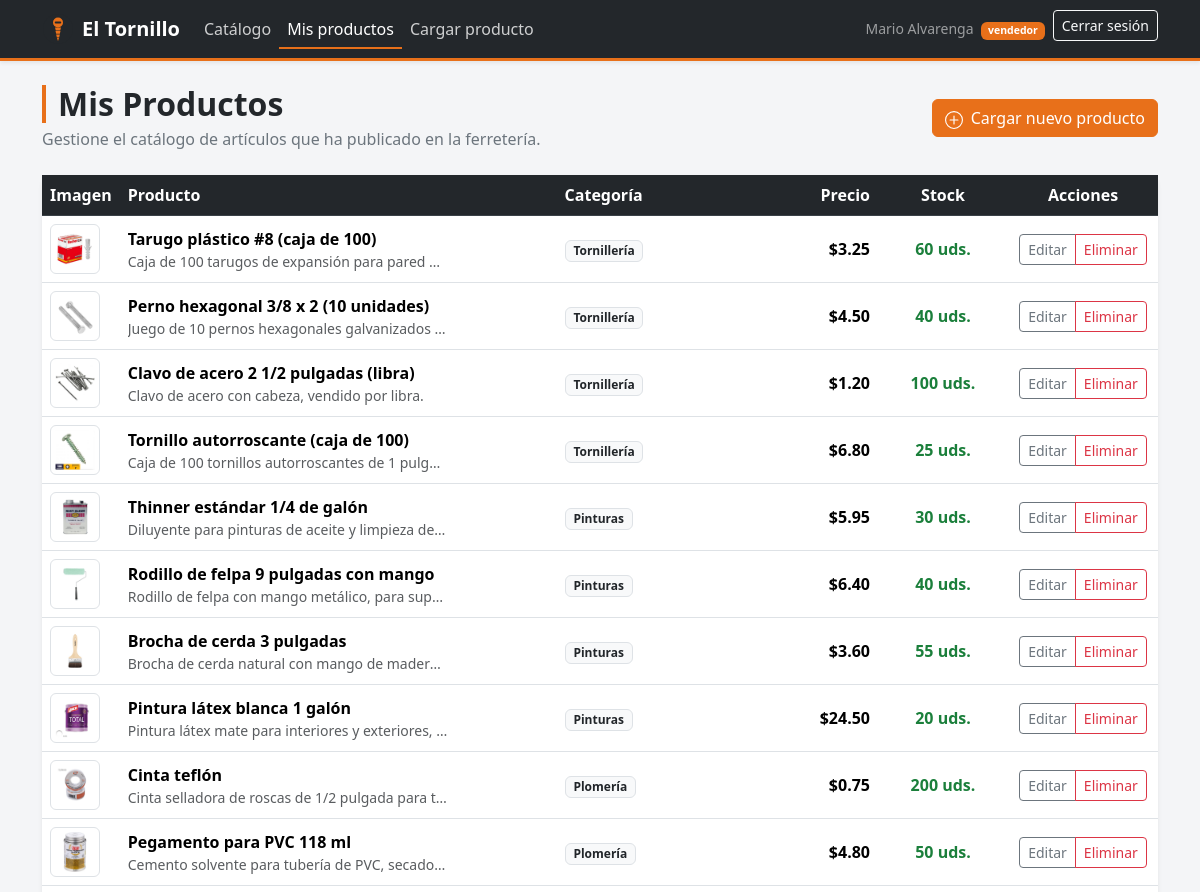
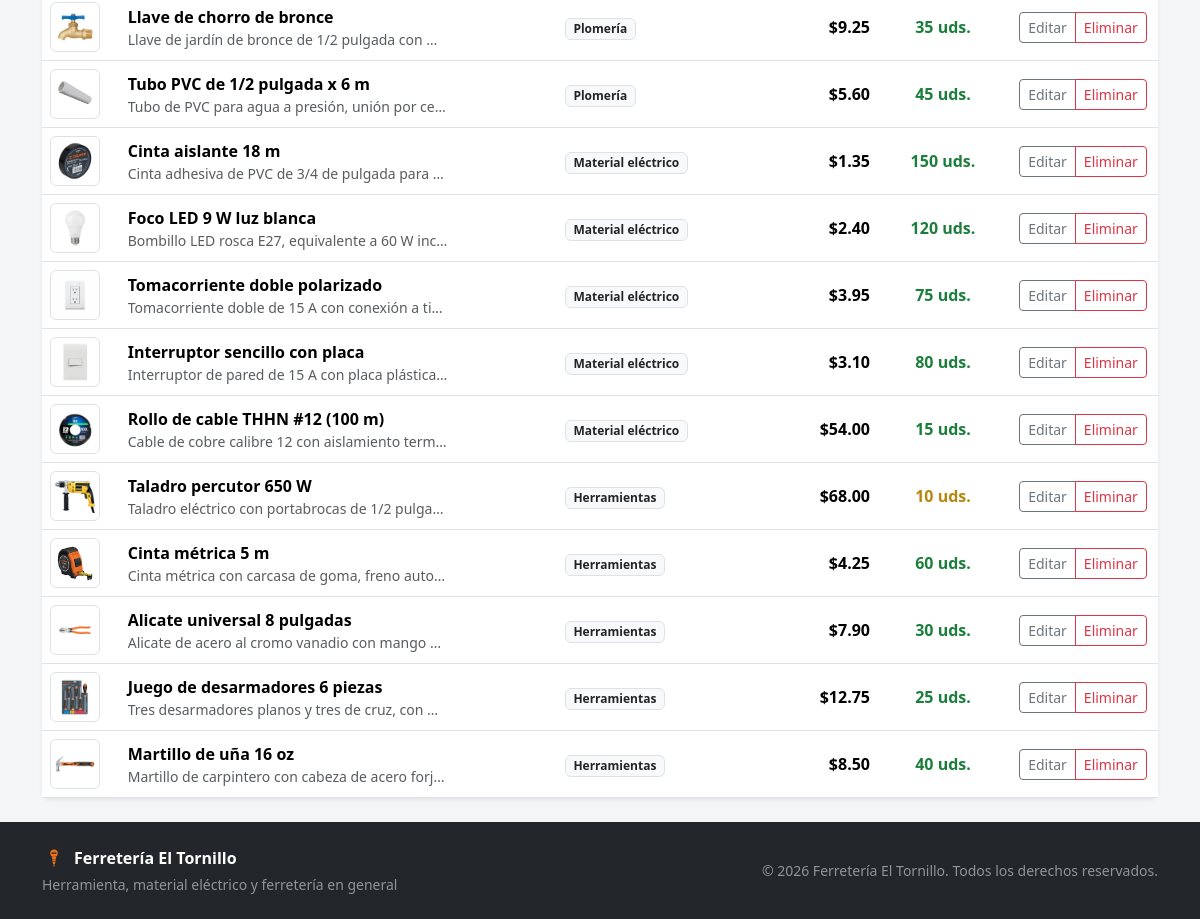
Screenshot of /vendedor/mis-productos.php (signed in) with the database file from the repository (2 pictures, top to bottom).
### tables this page shows
CREATE TABLE productos (
    id           INT UNSIGNED  NOT NULL AUTO_INCREMENT,
    vendedor_id  INT UNSIGNED  NULL,
    categoria_id INT UNSIGNED  NULL,
    nombre       VARCHAR(150)  NOT NULL,
    descripcion  TEXT          NULL,
    precio       DECIMAL(10,2) NOT NULL DEFAULT 0.00,
    stock        INT           NOT NULL DEFAULT 0,
    imagen       VARCHAR(255)  NULL,
    creado_en    DATETIME      NOT NULL DEFAULT CURRENT_TIMESTAMP,
    PRIMARY KEY (id),
    KEY idx_productos_vendedor (vendedor_id),
    KEY idx_productos_categoria (categoria_id),
    KEY idx_productos_nombre (nombre),
    CONSTRAINT fk_productos_vendedor
        FOREIGN KEY (vendedor_id) REFERENCES usuarios (id)
        ON DELETE SET NULL ON UPDATE CASCADE,
    CONSTRAINT fk_productos_categoria
        FOREIGN KEY (categoria_id) REFERENCES categorias (id)
        ON DELETE SET NULL ON UPDATE CASCADE
);

CREATE TABLE categorias (
    id     INT UNSIGNED NOT NULL AUTO_INCREMENT,
    nombre VARCHAR(80)  NOT NULL,
    PRIMARY KEY (id),
    UNIQUE KEY uk_categorias_nombre (nombre)
);

### includes/config.php (called while the page is built, shortened)
<?php
function e(?string $texto): string
{
    return htmlspecialchars((string) $texto, ENT_QUOTES | ENT_SUBSTITUTE, 'UTF-8');
}
function url(string $ruta = ''): string
{
    return BASE_URL . ltrim($ruta, '/');
}
function dinero($monto): string
{
    return '$' . number_format((float) $monto, 2, '.', ',');
}
function imagen_producto(?string $archivo, string $nombre = ''): string
{
    $imagen_catalogo = str_replace(['/', '\\'], '⁄', $nombre) . '.jpg';
    if (is_file(__DIR__ . '/../public/assets/catalog/' . $imagen_catalogo)) {
        return url('assets/catalog/' . rawurlencode($imagen_catalogo));
    }
    return IMG_SIN_FOTO;
}

### includes/auth.php (called while the page is built, shortened)
<?php
function esta_autenticado(): bool
{
    return isset($_SESSION['usuario_id'], $_SESSION['rol']);
}
function usuario_id(): ?int
{
    return esta_autenticado() ? (int) $_SESSION['usuario_id'] : null;
}

### public/vendedor/mis-productos.php (the view, shortened to what this page needs)
<?php
require_once __DIR__ . '/../../includes/auth.php';
$vendedor_id = usuario_id();
$sql = "SELECT p.*, c.nombre AS categoria
        FROM productos p
        LEFT JOIN categorias c ON c.id = p.categoria_id
        WHERE p.vendedor_id = $vendedor_id
        ORDER BY p.id DESC";
$resultado = mysqli_query($conn, $sql);
$productos = ($resultado !== false) ? mysqli_fetch_all($resultado, MYSQLI_ASSOC) : [];
function clase_stock(int $stock): string
{
    return $stock <= 10 ? 'stock-bajo' : 'stock-ok';
}
require_once __DIR__ . '/../../includes/header.php';
?>
<div class="d-flex flex-wrap justify-content-between align-items-center gap-3 mb-4">
    <div>
        <h1 class="titulo-seccion h2 mb-1">Mis Productos</h1>
        <p class="text-secondary mb-0">Gestione el catálogo de artículos que ha publicado en la ferretería.</p>
    </div>
    <a href="<?= url('vendedor/cargar-producto.php') ?>" class="btn btn-naranja">
        Cargar nuevo producto
    </a>
</div>
<div class="card shadow-sm border-0">
    <div class="card-body p-0">
        <?php if (empty($productos)): ?>
            <div class="text-center py-5">
                <svg xmlns="http://www.w3.org/2000/svg" width="48" height="48" fill="#6c757d" class="bi bi-box-seam mb-3" viewBox="0 0 16 16">
                  <path d="M8.186 1.113a.5.5 0 0 0-.372 0L1.846 3.5l2.404.961L10.404 2zm3.564 1.426L5.596 5 8 5.961 14.154 3.5zm3.25 1.7-6.5 2.6v7.922l6.5-2.6V4.24zM7.5 14.762V6.838L1 4.239v7.923zM7.443.184a1.5 1.5 0 0 1 1.114 0l7.129 2.852A.5.5 0 0 1 16 3.5v8.662a1 1 0 0 1-.629.928l-7.185 2.874a.5.5 0 0 1-.372 0L.63 13.09a1 1 0 0 1-.63-.928V3.5a.5.5 0 0 1 .314-.464z"/>
                </svg>
                <h4 class="h5">No ha publicado productos todavía</h4>
                <p class="text-muted small">Comience publicando un producto para vender en la ferretería.</p>
                <a href="<?= url('vendedor/cargar-producto.php') ?>" class="btn btn-sm btn-naranja">Cargar primer producto</a>
            </div>
        <?php else: ?>
            <div class="table-responsive">
                <table class="table table-hover align-middle mb-0">
                    <thead class="bg-oscuro text-white">
                        <tr>
                            <th style="width: 70px;">Imagen</th>
                            <th>Producto</th>
                            <th>Categoría</th>
                            <th class="text-end" style="width: 140px;">Precio</th>
                            <th class="text-center" style="width: 130px;">Stock</th>
                            <th class="text-center" style="width: 150px;">Acciones</th>
                        </tr>
                    </thead>
                    <tbody>
                        <?php foreach ($productos as $p): ?>
                            <tr>
                                <td>
                                    <img src="<?= imagen_producto($p['imagen'], $p['nombre']) ?>" alt="" width="50" height="50" style="object-fit: contain;" class="rounded border bg-white p-1">
                                </td>
                                <td>
                                    <div class="fw-bold"><?= e($p['nombre']) ?></div>
                                    <small class="text-muted d-block text-truncate" style="max-width: 320px;">
                                        <?= e($p['descripcion'] ?? '') ?>
                                    </small>
                                </td>
                                <td>
                                    <span class="badge bg-light text-dark border"><?= e($p['categoria'] ?? 'Sin categoría') ?></span>
                                </td>
                                <td class="text-end fw-bold"><?= dinero($p['precio']) ?></td>
                                <td class="text-center">
                                    <span class="fw-semibold <?= clase_stock((int)$p['stock']) ?>">
                                        <?= (int)$p['stock'] ?> uds.
                                    </span>
                                </td>
                                <td class="text-center">
                                    <div class="btn-group btn-group-sm">
                                        <button type="button" class="btn btn-outline-secondary" data-bs-toggle="modal" data-bs-target="#modalEdit<?= $p['id'] ?>" title="Editar">
                                            Editar
                                        </button>
                                        <button type="button" class="btn btn-outline-danger" onclick="if(confirm('¿Eliminar <?= e(addslashes($p['nombre'])) ?>?')) document.getElementById('del-prod-<?= $p['id'] ?>').submit();" title="Eliminar">
                                            Eliminar
                                        </button>
                                    </div>
                                </td>
                            </tr>
                        <?php endforeach; ?>
                    </tbody>
                </table>
            </div>
        <?php endif; ?>
    </div>
</div>
<?php require_once __DIR__ . '/../../includes/footer.php'; ?>

### public/assets/css/estilos.css (style rules this page uses)
:root { --naranja: #e8701a; --naranja-oscuro: #c75c12; --naranja-claro: #fff1e6; --gris-oscuro: #23272b; --gris-medio: #3a4147; --gris-claro: #f4f5f7; }
html { background-color: var(--gris-oscuro); overscroll-behavior-y: none; }
body { background-color: var(--gris-claro); color: var(--gris-oscuro); }
.bg-oscuro { background-color: var(--gris-oscuro) !important; }
.btn-naranja { background-color: var(--naranja); border-color: var(--naranja); color: #fff; }
.card { border: 1px solid #e3e6ea; border-radius: 0.6rem; }
.stock-ok { color: #1b7f3b; }
.stock-bajo { color: #b8860b; }
.titulo-seccion { border-left: 4px solid var(--naranja); padding-left: 0.75rem; font-weight: 700; }
.table thead th { background-color: var(--gris-oscuro); color: #fff; font-weight: 600; border-color: var(--gris-medio); }

### rows the page displays
productos: imagen+nombre (picture), nombre "Tarugo plástico #8 (caja de 100)", descripcion "Caja de 100 tarugos de expansión para pared…", categoria.nombre "Tornillería", precio "$3.25", stock "60"
productos: imagen+nombre (picture), nombre "Perno hexagonal 3/8 x 2 (10 unidades)", descripcion "Juego de 10 pernos hexagonales galvanizados…", categoria.nombre "Tornillería", precio "$4.50", stock "40"
productos: imagen+nombre (picture), nombre "Clavo de acero 2 1/2 pulgadas (libra)", descripcion "Clavo de acero con cabeza, vendido por libra.", categoria.nombre "Tornillería", precio "$1.20", stock "100"
productos: imagen+nombre (picture), nombre "Tornillo autorroscante (caja de 100)", descripcion "Caja de 100 tornillos autorroscantes de 1 pulg…", categoria.nombre "Tornillería", precio "$6.80", stock "25"
productos: imagen+nombre (picture), nombre "Thinner estándar 1/4 de galón", descripcion "Diluyente para pinturas de aceite y limpieza de…", categoria.nombre "Pinturas", precio "$5.95", stock "30"
productos: imagen+nombre (picture), nombre "Rodillo de felpa 9 pulgadas con mango", descripcion "Rodillo de felpa con mango metálico, para sup…", categoria.nombre "Pinturas", precio "$6.40", stock "40"
productos: imagen+nombre (picture), nombre "Brocha de cerda 3 pulgadas", descripcion "Brocha de cerda natural con mango de mader…", categoria.nombre "Pinturas", precio "$3.60", stock "55"
productos: imagen+nombre (picture), nombre "Pintura látex blanca 1 galón", descripcion "Pintura látex mate para interiores y exteriores,…", categoria.nombre "Pinturas", precio "$24.50", stock "20"
productos: imagen+nombre (picture), nombre "Cinta teflón", descripcion "Cinta selladora de roscas de 1/2 pulgada para t…", categoria.nombre "Plomería", precio "$0.75", stock "200"
productos: imagen+nombre (picture), nombre "Pegamento para PVC 118 ml", descripcion "Cemento solvente para tubería de PVC, secado…", categoria.nombre "Plomería", precio "$4.80", stock "50"
productos: imagen+nombre (picture), nombre "Llave de chorro de bronce", descripcion "Llave de jardín de bronce de 1/2 pulgada con…", categoria.nombre "Plomería", precio "$9.25", stock "35"
productos: imagen+nombre (picture), nombre "Tubo PVC de 1/2 pulgada x 6 m", descripcion "Tubo de PVC para agua a presión, unión por ce…", categoria.nombre "Plomería", precio "$5.60", stock "45"
productos: imagen+nombre (picture), nombre "Cinta aislante 18 m", descripcion "Cinta adhesiva de PVC de 3/4 de pulgada para…", categoria.nombre "Material eléctrico", precio "$1.35", stock "150"
productos: imagen+nombre (picture), nombre "Foco LED 9 W luz blanca", descripcion "Bombillo LED rosca E27, equivalente a 60 W inc…", categoria.nombre "Material eléctrico", precio "$2.40", stock "120"
productos: imagen+nombre (picture), nombre "Tomacorriente doble polarizado", descripcion "Tomacorriente doble de 15 A con conexión a ti…", categoria.nombre "Material eléctrico", precio "$3.95", stock "75"
productos: imagen+nombre (picture), nombre "Interruptor sencillo con placa", descripcion "Interruptor de pared de 15 A con placa plástica…", categoria.nombre "Material eléctrico", precio "$3.10", stock "80"
productos: imagen+nombre (picture), nombre "Rollo de cable THHN #12 (100 m)", descripcion "Cable de cobre calibre 12 con aislamiento term…", categoria.nombre "Material eléctrico", precio "$54.00", stock "15"
productos: imagen+nombre (picture), nombre "Taladro percutor 650 W", descripcion "Taladro eléctrico con portabrocas de 1/2 pulga…", categoria.nombre "Herramientas", precio "$68.00", stock "10"
productos: imagen+nombre (picture), nombre "Cinta métrica 5 m", descripcion "Cinta métrica con carcasa de goma, freno auto…", categoria.nombre "Herramientas", precio "$4.25", stock "60"
productos: imagen+nombre (picture), nombre "Alicate universal 8 pulgadas", descripcion "Alicate de acero al cromo vanadio con mango…", categoria.nombre "Herramientas", precio "$7.90", stock "30"
productos: imagen+nombre (picture), nombre "Juego de desarmadores 6 piezas", descripcion "Tres desarmadores planos y tres de cruz, con…", categoria.nombre "Herramientas", precio "$12.75", stock "25"
productos: imagen+nombre (picture), nombre "Martillo de uña 16 oz", descripcion "Martillo de carpintero con cabeza de acero forj…", categoria.nombre "Herramientas", precio "$8.50", stock "40"

### other values shown
$usuario['nombre'] "Mario Alvarenga"
$usuario['rol'] "vendedor"
APP_NOMBRE "Ferretería El Tornillo"
APP_LEMA "Herramienta, material eléctrico y ferretería en general"
